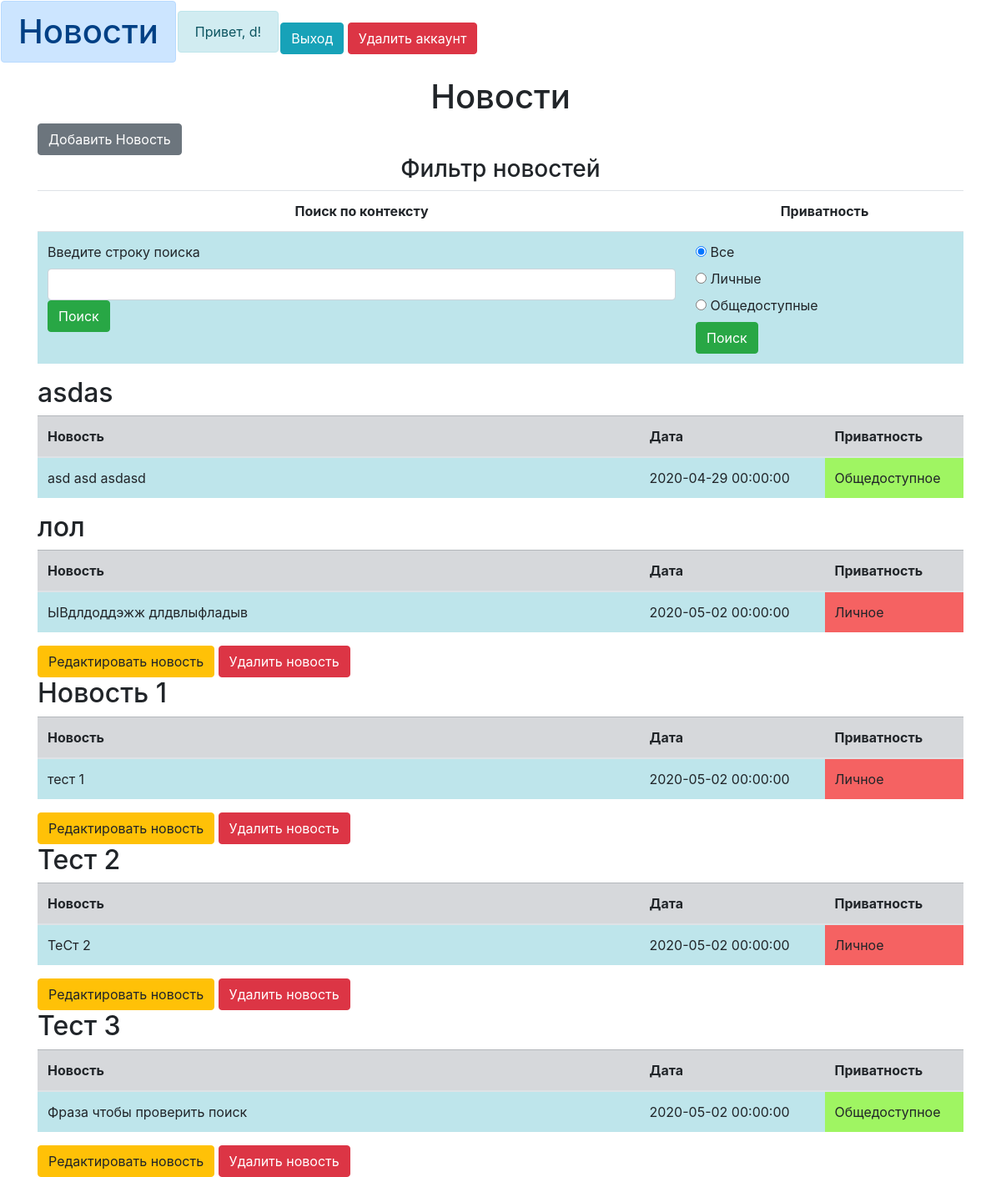
Screenshot of /news_table (signed in) with the database file from the repository.
### data/users.py (models this page shows, shortened)
class User(SqlAlchemyBase, UserMixin, SerializerMixin):
    __tablename__ = 'users'
    id = sqlalchemy.Column(sqlalchemy.Integer,
                           primary_key=True, autoincrement=True)
    surname = sqlalchemy.Column(sqlalchemy.String, nullable=True)
    name = sqlalchemy.Column(sqlalchemy.String, nullable=True)
    age = sqlalchemy.Column(sqlalchemy.Integer, nullable=True)
    email = sqlalchemy.Column(
        sqlalchemy.String, unique=True, index=True, nullable=True)
    hashed_password = sqlalchemy.Column(sqlalchemy.String, nullable=True)
    modified_date = sqlalchemy.Column(sqlalchemy.DateTime,
                                      default=datetime.datetime.now)
    news = orm.relation("News", back_populates='user')

### data/news.py (models this page shows)
class News(SqlAlchemyBase, SerializerMixin):
    __tablename__ = 'News'
    id = sqlalchemy.Column(sqlalchemy.Integer,
                           primary_key=True, autoincrement=True)
    User_id = sqlalchemy.Column(sqlalchemy.Integer, sqlalchemy.ForeignKey("users.id"), nullable=True)
    news_Name = sqlalchemy.Column(sqlalchemy.String, nullable=True)
    news = sqlalchemy.Column(sqlalchemy.Text, nullable=True)
    start_date = sqlalchemy.Column(sqlalchemy.DateTime,
                                   default=datetime.datetime.now)
    private = sqlalchemy.Column(sqlalchemy.BOOLEAN, nullable=True)
    user = orm.relation('User')

### main.py (the view, shortened to what this page needs)
@app.route("/news_table", methods=['GET', 'POST'])
@login_required
def news_table():
    session = db_session.create_session()
    if request.method == 'GET':
        j = session.query(news.News).all()
        return render_template("news_table.html", news=j, title="Новости")

### data/db_session.py (called while the page is built)
def create_session() -> Session:
    global __factory
    return __factory()

### main.py (called while the page is built)
@login_manager.user_loader
def load_user(user_id):
    session = db_session.create_session()
    return session.query(User).get(user_id)

### templates/news_table.html
{% extends "base.html" %}
{% block content %}
<h1 align="center">Новости</h1>
{% if current_user.is_authenticated %}
<a href="/addnews" class="btn btn-secondary">Добавить Новость</a>
{% endif %}
<form method="post">
<h3 align="center">Фильтр новостей</h3>
    <div>
        <table class="table table-hover">
            <tr align="center">
                <th>Поиск по контексту</th>
                <th>Приватность</th>
            </tr>
            <tr>
                <td class="table-info">
                    <label for="search_text">Введите строку поиска</label>
                    <input type="search" class="form-control" id="search_text" name="search_str" value="">
                    <button type="submit" class="btn btn-success" name="action" value="text">Поиск</button>
                </td>
                <td class="table-info" style="width: 30%;">
                    <input type="radio" id="all" name="priv" value="all" checked>
                    <label for="all">Все</label><br>
                    <input type="radio" id="my" name="priv" value="my">
                    <label for="my">Личные</label><br>
                    <input type="radio" id="other" name="priv" value="other">
                    <label for="other">Общедоступные</label><br>
                    <button type="submit" class="btn btn-success" name="action" value="privat">Поиск</button>
                </td>
            </tr>
        </table>
    </div>
</form>
{% for n in news%}
<div>
    {% if not n.private or (current_user == n.user) %}
    <h2>{{n.news_Name}}</h2>
    {% if n.private == False %}
    {% set ready = 'Общедоступное' %}
    {% set color = '#9ff562' %}
    {% else %}
    {% set color = '#f56262' %}
    {% set ready = 'Личное' %}
    {% endif %}
    <div>
        <table class="table table-hover" style="width: 100%;">
            <thead class="table-secondary">
                <tr>
                    <th>Новость</th>
                    <th>Дата</th>
                    <th>Приватность</th>
                </tr>
            </thead>
            <tr>
                <td class="table-info">{{n.news}}</td>
                <td class="table-info" style="width: 20%;">{{n.start_date}}</td>
                <td bgcolor="{{ color }}" style="width: 15%;">{{ ready }}</td>
            </tr>
        </table>
        {% if current_user.is_authenticated and (current_user == n.user) %}
        <div>
            <a href="/editnews/{{ n.id }}" class="btn btn-warning">Редактировать новость</a>
            <a href="/news_delete/{{ n.id }}" class="btn btn-danger">Удалить новость</a>
        </div>
        {% endif %}
    </div>
{% endif %}
</div>
{% endfor %}
{% endblock %}

### templates/base.html (shortened to what this page needs)
<!doctype html>
<html lang="en">
<head>
    <link rel="stylesheet" type="text/css" href="{{url_for('static', filename='css/style.css')}}"/>
    <link rel="stylesheet" href="https://stackpath.bootstrapcdn.com/bootstrap/4.4.1/css/bootstrap.min.css"
>
</head>
<body>
<table>
    <tr>
        <td><h1 class="alert alert-primary">Новости</h1></td>
        <td>
            <div class="alert alert-info">
                <a>Привет, {{ current_user.name }}!</a>
            </div>
        </td>
        <td>
            {% if current_user.is_authenticated %}
            <a class="btn btn-info" href="/logout">Выход</a>
            <a href="/User_delete" class="btn btn-danger">Удалить аккаунт</a>
            {% else %}
            <p>
                <a class="btn btn-primary" href="/register">Зарегистрироваться</a>
                <a class="btn btn-success" href="{{ url_for('login') }}">Войти</a>
            </p>
            {% endif %}
        </td>
    </tr>
</table>
<main role="main" class="container">
    {% block content %}{% endblock %}
</main>
</html>

### rows the page displays
User: name "d"
News: news_Name "asdas", news "asd asd asdasd", start_date "2020-04-29 00:00:00", ready "Общедоступное"
News: news_Name "лол", news "ЫВдлдоддэжж длдвлыфладыв", start_date "2020-05-02 00:00:00", ready "Личное"
News: news_Name "Новость 1", news "тест 1", start_date "2020-05-02 00:00:00", ready "Личное"
News: news_Name "Тест 2", news "ТеСт 2", start_date "2020-05-02 00:00:00", ready "Личное"
News: news_Name "Тест 3", news "Фраза чтобы проверить поиск", start_date "2020-05-02 00:00:00", ready "Общедоступное"
